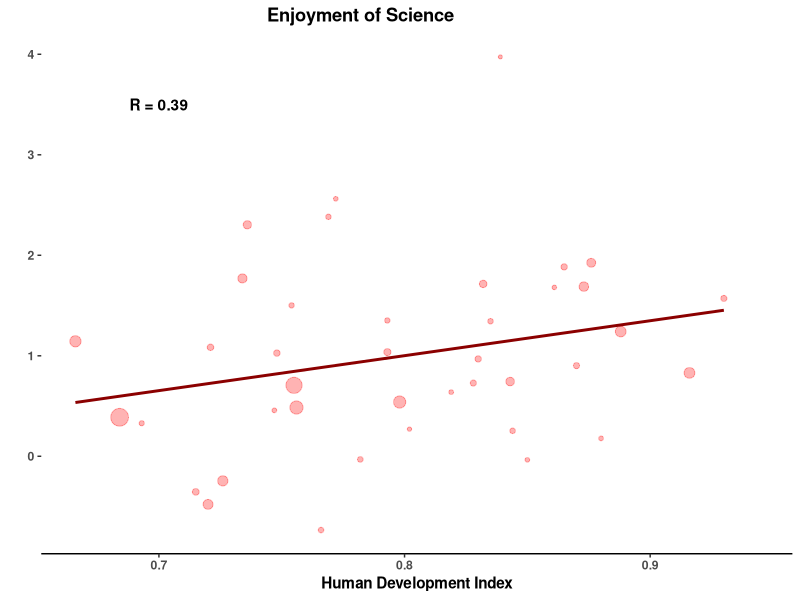

Generate this figure with R:
library(tidyverse)
library(ggpubr)

Global_model <- read_csv('output/results_separate.csv')
weights <- read_csv('data/weights.csv')
prop_NA <- function(x) {mean(is.na(x))}

tmp <- Global_model %>% 
  filter(!is.na(HDI)) %>% 
  arrange(HDI) 

tmp <- tmp[sapply(tmp, function(x) {sum(!is.na(x)) >= 30})]

tmp %>% 
  select(CNTRYID, HDI, JOYSCIE) %>%   #
  left_join(weights, by = 'CNTRYID') %>% 
  ggplot(aes(HDI, JOYSCIE, na.rm = T)) +  #
  geom_point(aes(size = weight), alpha = 0.3, color = 'red') +
  geom_smooth(method = 'lm', se = FALSE, linetype = 1, color = 'darkred') +
  # stat_cor(aes(label = ..r.label..)) +
  annotate('text', x = 0.7, y = 3.5, label = 'R = 0.39', family = 'Helvetica', fontface = 'bold') +
  labs(x = 'Human Development Index', y = '', title = 'Enjoyment of Science') +
  theme_bw() +
  theme(text = element_text(family = 'Helvetica', face = 'bold'),
        plot.title = element_text(hjust = 0.4),
        axis.line.x = element_line(colour = "black"),
        axis.line.y = element_blank(),
        legend.position = 'none',
        panel.grid.major = element_blank(),
        panel.grid.minor = element_blank(),
        panel.border = element_blank(),
        panel.background = element_blank()) +
  scale_x_continuous(breaks = scales::pretty_breaks(n = 3))
